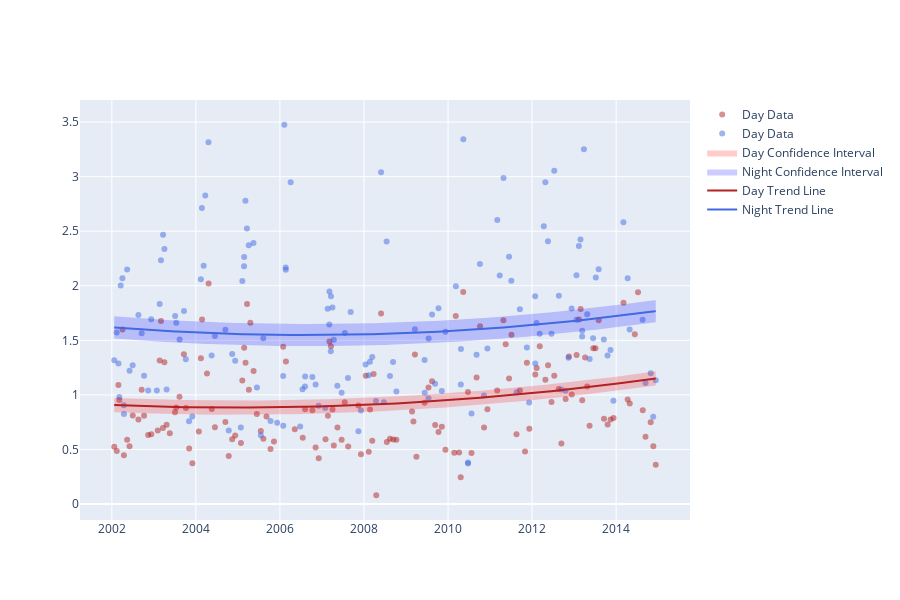

Notebook code for this chart:
### Code cell
day_data = day_data.sel(time=slice(time_start, time_end))
night_data = night_data.sel(time=slice(time_start, time_end))
plot_trend(day_data, night_data, poly_order=2).show()

### Figure 1 — Plotly figure (JSON) as saved in the notebook; plotly's stock layout.template omitted (floating-point values rounded to 4 significant figures; data arrays with more than 128 entries replaced by an {"elided": "..."} marker saying what was removed)
{"data": [{"marker": {"color": "firebrick", "opacity": 0.5}, "mode": "markers", "name": "Day Data", "type": "scatter", "x": {"elided": "152 str values"}, "y": {"elided": "152 float values"}}, {"marker": {"color": "royalblue", "opacity": 0.5}, "mode": "markers", "name": "Day Data", "type": "scatter", "x": {"elided": "160 str values"}, "y": {"elided": "160 float values"}}, {"fill": "toself", "fillcolor": "rgba(255, 0, 0, 0.2)", "line": {"color": "rgba(0, 0, 0, 0)"}, "name": "Day Confidence Interval", "type": "scatter", "x": {"elided": "304 str values"}, "y": {"elided": "304 float values"}}, {"fill": "toself", "fillcolor": "rgba(0, 0, 255, 0.2)", "line": {"color": "rgba(0, 0, 0, 0)"}, "name": "Night Confidence Interval", "type": "scatter", "x": {"elided": "320 str values"}, "y": {"elided": "320 float values"}}, {"line": {"color": "firebrick"}, "mode": "lines", "name": "Day Trend Line", "type": "scatter", "x": {"elided": "152 str values"}, "y": {"elided": "152 float values"}}, {"line": {"color": "royalblue"}, "mode": "lines", "name": "Night Trend Line", "type": "scatter", "x": {"elided": "160 str values"}, "y": {"elided": "160 float values"}}], "layout": {"height": 600}}
